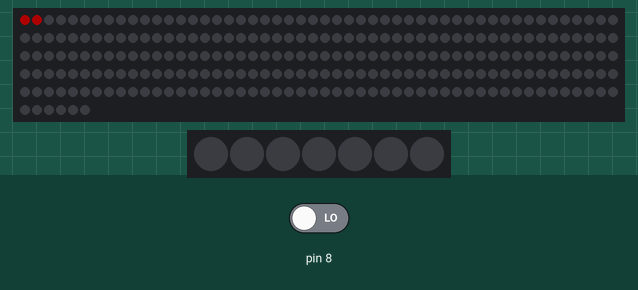
Recording of a sketch running on a simulated Arduino Uno, built with avr-gcc and run on an emulated ATmega328P. On the bench: 256 RGB LEDs in strip order, left to right, continuing on the next row, 7 RGB LEDs in strip order, left to right, 0 RGB LEDs in strip order, left to right. The test bench sets the inputs (shaded band); at power-on: pin 8 LOW. Dim RGB values are drawn brighter than linear; random numbers use the default seed unless the sketch sets one.

Above: at 0.18 s.
At 7.11 s:
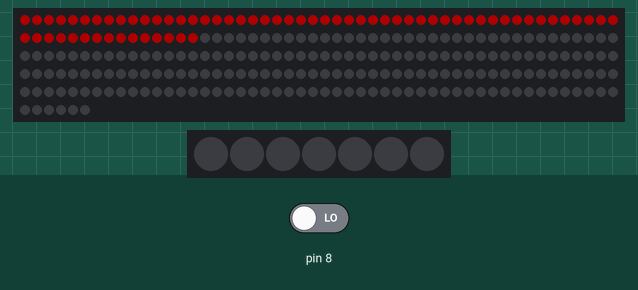
At 14.16 s:
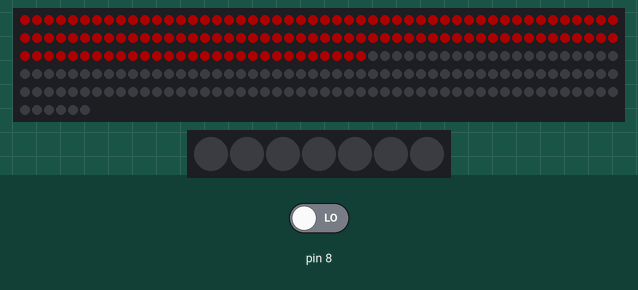
At 21.21 s:
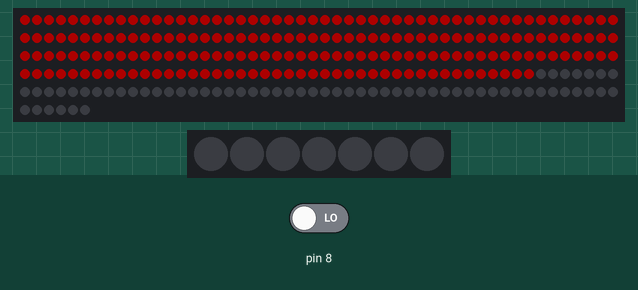
At 28.23 s:
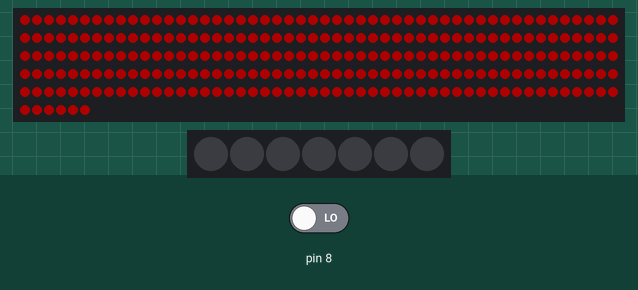

The sketch:

Arduino_WS2812b_Check_Direction.ino
```cpp
// WS2812B vars
#include "FastLED.h"

#define LED_TYPE WS2811      // led type
#define LED_MATRIX_PIN 2  // Pin to cotrol first ws812b leds

#define NUM_LEDS 256     // Count of leds
#define NUM_LED_COLS 8 // Count of leds in one row

const uint8_t NUM_LED_ROWS = NUM_LEDS / NUM_LED_COLS; // Count of led rows

CRGB leds[NUM_LEDS];

#define START_TOP_RIGHT 1
#define START_TOP_LEFT 0

#define LED_START_DIRECTION START_TOP_RIGHT // first point (led)

/// @param scale a 0-255 value for how much to scale all leds before writing them out
uint8_t current_brightness = 50;

// color vars
uint32_t collors[] = // uint32_t 0 .. 4,294,967,295
{
  CRGB::Red,
  CRGB::Orange,
  CRGB::Yellow,
  CRGB::Green,
  CRGB::Cyan,
  CRGB::Blue,
  CRGB::Purple,
};

const byte collors_count = sizeof(collors) / sizeof(collors[0]);

byte current_color; // byte 	0..256
int start = 0;

void setup() {
  // setup led
  FastLED.setBrightness(current_brightness);  // set leds brightness
  FastLED.addLeds<LED_TYPE, LED_MATRIX_PIN, GRB>(leds, NUM_LEDS);

  // make lead black before start
  FastLED.clear();
  //fill_solid(leds, 256, collors[current_color]);

  FastLED.show();

    // generate seed start value for random random. Get value from empty analog PIN
  randomSeed(analogRead(A3));

  current_color = random(collors_count);
}

void loop() {
  leds[start++] = collors[current_color];
  FastLED.show();
  delay(100);

}
```
